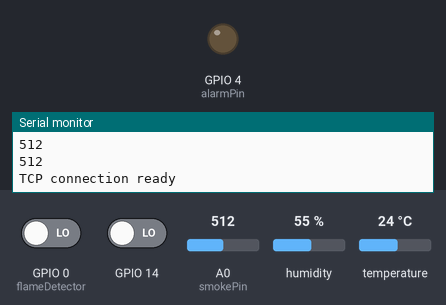
The sketch below on a simulated ESP8266 (NodeMCU). Parts: output pins drawn as LEDs (lit = HIGH), the last lines printed to the serial monitor. The test bench sets the inputs (shaded band); at power-on: GPIO 0 (flameDetector) LOW, GPIO 14 LOW, A0 (smokePin) = 512, humidity 55 %, temperature 24 °C. WiFi joins after 1.5 s; servers stay silent unless stated.

Above: at 11.6 s.
At 22.4 s:
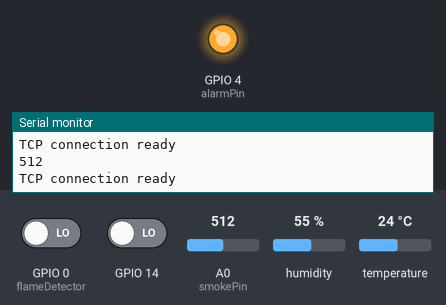
Timing chart, 0 to 36.6 s (numbered marks = the images above):
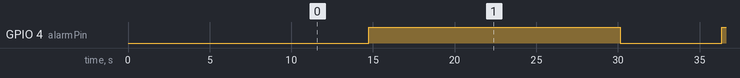

Measured:
- by itself, GPIO 4 (alarmPin): alternates HIGH for 15.4 s and LOW for 6.2 s

The sketch:

sensors.ino
```cpp
#include <WiFiClientSecure.h>
#include <ESP8266WiFi.h>
#include <Arduino.h>
#include <ESP8266WiFi.h>
#include <ESP8266WiFiMulti.h>
#include <ESP8266HTTPClient.h>
#include <ArduinoJson.h>
#include <WiFiClient.h>
String data="";
const char server[] = "lktsmarthome.000webhostapp.com"; // www.example.com
String uri = "/smarthome/insert.php";
const char* ssid = "LKT";
const char* ssidpw = "lkt78699";
WiFiClient client;
bool connected = false;
int alarmPin=4;
#include <dht11.h>
#define DHT11PIN 5
dht11 DHT11;
float temperature;
float humidity;
int smokePin=A0;
void setup() {
  Serial.begin(9600);
  connectWifi();
  pinMode(5,INPUT);
  pinMode(4,OUTPUT);
  pinMode(0,INPUT);
  pinMode(14,INPUT);
  Serial.println(analogRead(smokePin));
  delay(1000);
  Serial.println(analogRead(smokePin));
  delay(1000);
  Serial.println(analogRead(smokePin));
  delay(1000);
}
void connectWifi()
{
  WiFi.begin(ssid, ssidpw);
  Serial.println();
  Serial.print("Connecting to: ");
  Serial.print(ssid);
  checkConnection();

  if (connected == true){
      Serial.println();
      Serial.print("Connected to: ");
      Serial.print(ssid);
      Serial.println();
      Serial.print("Local IP address: ");
      Serial.print(WiFi.localIP());
  }

  delay(4000);
}

void postData(){
  if(client.connect(server, 80)){
    Serial.println("TCP connection ready");
    client.print("POST " + uri + " HTTP/1.0\r\n" +"Host: " + server + "\r\n" +"Accept: *" + "/" + "*\r\n" +"Content-Length: " + data.length() + "\r\n" +"Content-Type: application/x-www-form-urlencoded\r\n" +"\r\n" + data);
    client.println();
    delay(5000);
    client.stop();
  }
}

void checkConnection(){
  while (WiFi.status() != WL_CONNECTED) {
    delay(500);
    Serial.print(".");
    connected = false;
  }

  connected = true;

}
/***********************************
**************temperature***********
************************************/
void temperatureReader(){
  int chk = DHT11.read(DHT11PIN);
  if((temperature==(float)DHT11.temperature) && (humidity==(float)DHT11.humidity)){
    temperature=temperature;
    humidity=humidity;
  }
  else{
    temperature = (float)DHT11.temperature;
    humidity = (float)DHT11.humidity;
    data = "temp="+(String)temperature+"&hum="+(String)humidity;
    postData();
  }
  delay(1000);
}
/***********************************
**********End temperature***********
************************************/

/***********************************
****************Smoke***************
***********************************/
void smokeDetector(){
  Serial.println(analogRead(smokePin));
  if(analogRead(smokePin)>400){
    digitalWrite(alarmPin,HIGH);
    data = "smoke=Smoke detected!";
    postData();
  }
  else{
    digitalWrite(alarmPin,LOW);
    data = "smoke=Smoke not Detected!";
    postData();
  }
  delay(5000);
}
/***********************************
**************End Smoke*************
************************************/

/***********************************
**************Flame*****************
************************************/
void flameDetector(){
  if(digitalRead(0)==1){
    digitalWrite(alarmPin,LOW);
    data = "flame=Flame Not Detected!";
    postData();
  }
  else{
    digitalWrite(alarmPin,HIGH);
    data = "flame=Flame Detected!";
    postData();
  }
}
/***********************************
**************End Flame*************
************************************/

/***********************************
**************Vibration*************
************************************/
void vibrationDetector(){
  if(digitalRead(14)==0)
  {
     digitalWrite(alarmPin,LOW);
    data = "vibrate=Vibrate Not Detected!";
    postData();

  }
  else
  {
    digitalWrite(alarmPin,HIGH);
    data = "vibrate=Vibrate Detected!";
    postData();

  }
}
/***********************************
**************End Vibration*********
************************************/

void loop() {
  temperatureReader();
  smokeDetector();
  flameDetector();
  vibrationDetector();
}
```
